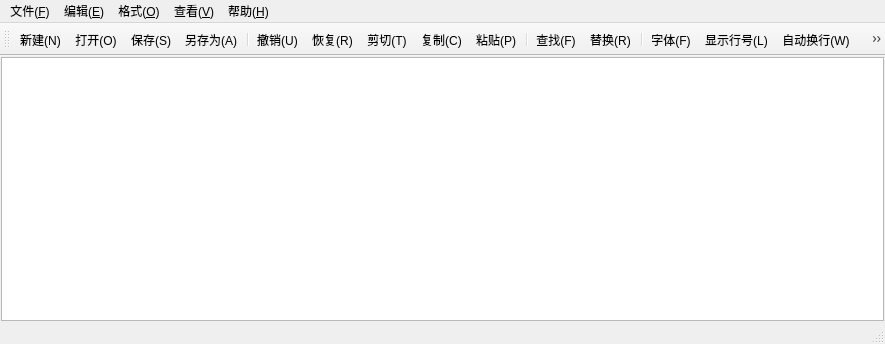
<?xml version="1.0" encoding="UTF-8"?>
<ui version="4.0">
 <class>MainWindow</class>
 <widget class="QMainWindow" name="MainWindow">
  <property name="geometry">
   <rect>
    <x>0</x>
    <y>0</y>
    <width>885</width>
    <height>344</height>
   </rect>
  </property>
  <property name="windowTitle">
   <string>MainWindow</string>
  </property>
  <widget class="QWidget" name="centralwidget">
   <layout class="QVBoxLayout" name="verticalLayout">
    <property name="spacing">
     <number>0</number>
    </property>
    <property name="leftMargin">
     <number>1</number>
    </property>
    <property name="topMargin">
     <number>1</number>
    </property>
    <property name="rightMargin">
     <number>1</number>
    </property>
    <property name="bottomMargin">
     <number>1</number>
    </property>
    <item>
     <widget class="CodeEditor" name="textEdit"/>
    </item>
   </layout>
  </widget>
  <widget class="QMenuBar" name="menubar">
   <property name="geometry">
    <rect>
     <x>0</x>
     <y>0</y>
     <width>885</width>
     <height>25</height>
    </rect>
   </property>
   <widget class="QMenu" name="menu">
    <property name="title">
     <string>文件(&amp;F)</string>
    </property>
    <addaction name="actNew"/>
    <addaction name="actOpen"/>
    <addaction name="actSave"/>
    <addaction name="actSaveAs"/>
    <addaction name="separator"/>
    <addaction name="actExit"/>
   </widget>
   <widget class="QMenu" name="menu_E">
    <property name="title">
     <string>编辑(&amp;E)</string>
    </property>
    <addaction name="actUndo"/>
    <addaction name="actRedo"/>
    <addaction name="actCut"/>
    <addaction name="actCopy"/>
    <addaction name="actPaste"/>
    <addaction name="actFind"/>
    <addaction name="actReplace"/>
    <addaction name="separator"/>
    <addaction name="actSelectAll"/>
   </widget>
   <widget class="QMenu" name="menu_O">
    <property name="title">
     <string>格式(&amp;O)</string>
    </property>
    <addaction name="actFont"/>
    <addaction name="actLine"/>
    <addaction name="actWrap"/>
    <addaction name="actionFontColor"/>
    <addaction name="separator"/>
    <addaction name="actFontBackgroundcolor"/>
    <addaction name="actEditorBackgroundColor"/>
   </widget>
   <widget class="QMenu" name="menu_V">
    <property name="title">
     <string>查看(&amp;V)</string>
    </property>
    <addaction name="actToolBar"/>
    <addaction name="actStatusBar"/>
    <addaction name="actSelectAll"/>
   </widget>
   <widget class="QMenu" name="menu_H">
    <property name="title">
     <string>帮助(&amp;H)</string>
    </property>
    <addaction name="actAbout"/>
   </widget>
   <addaction name="menu"/>
   <addaction name="menu_E"/>
   <addaction name="menu_O"/>
   <addaction name="menu_V"/>
   <addaction name="menu_H"/>
  </widget>
  <widget class="QStatusBar" name="statusbar"/>
  <widget class="QToolBar" name="toolBar">
   <property name="windowTitle">
    <string>toolBar</string>
   </property>
   <attribute name="toolBarArea">
    <enum>TopToolBarArea</enum>
   </attribute>
   <attribute name="toolBarBreak">
    <bool>false</bool>
   </attribute>
   <addaction name="actNew"/>
   <addaction name="actOpen"/>
   <addaction name="actSave"/>
   <addaction name="actSaveAs"/>
   <addaction name="separator"/>
   <addaction name="actUndo"/>
   <addaction name="actRedo"/>
   <addaction name="actCut"/>
   <addaction name="actCopy"/>
   <addaction name="actPaste"/>
   <addaction name="separator"/>
   <addaction name="actFind"/>
   <addaction name="actReplace"/>
   <addaction name="separator"/>
   <addaction name="actFont"/>
   <addaction name="actLine"/>
   <addaction name="actWrap"/>
   <addaction name="separator"/>
   <addaction name="actToolBar"/>
   <addaction name="actStatusBar"/>
  </widget>
  <action name="actNew">
   <property name="icon">
    <iconset resource="res.qrc">
     <normaloff>:/image/3.png</normaloff>:/image/3.png</iconset>
   </property>
   <property name="text">
    <string>新建(&amp;N)</string>
   </property>
   <property name="shortcut">
    <string>Ctrl+N</string>
   </property>
   <property name="menuRole">
    <enum>QAction::MenuRole::NoRole</enum>
   </property>
  </action>
  <action name="actOpen">
   <property name="icon">
    <iconset resource="res.qrc">
     <normaloff>:/image/4.png</normaloff>:/image/4.png</iconset>
   </property>
   <property name="text">
    <string>打开(&amp;O)</string>
   </property>
   <property name="shortcut">
    <string>Ctrl+O</string>
   </property>
   <property name="menuRole">
    <enum>QAction::MenuRole::NoRole</enum>
   </property>
  </action>
  <action name="actSave">
   <property name="icon">
    <iconset resource="res.qrc">
     <normaloff>:/image/5.png</normaloff>:/image/5.png</iconset>
   </property>
   <property name="text">
    <string>保存(&amp;S)</string>
   </property>
   <property name="shortcut">
    <string>Ctrl+S</string>
   </property>
   <property name="menuRole">
    <enum>QAction::MenuRole::NoRole</enum>
   </property>
  </action>
  <action name="actSaveAs">
   <property name="icon">
    <iconset resource="res.qrc">
     <normaloff>:/image/6.png</normaloff>:/image/6.png</iconset>
   </property>
   <property name="text">
    <string>另存为(&amp;A)</string>
   </property>
   <property name="menuRole">
    <enum>QAction::MenuRole::NoRole</enum>
   </property>
  </action>
  <action name="actExit">
   <property name="text">
    <string>退出(&amp;X)</string>
   </property>
   <property name="menuRole">
    <enum>QAction::MenuRole::NoRole</enum>
   </property>
  </action>
  <action name="actUndo">
   <property name="icon">
    <iconset resource="res.qrc">
     <normaloff>:/image/8.png</normaloff>:/image/8.png</iconset>
   </property>
   <property name="text">
    <string>撤销(&amp;U)</string>
   </property>
   <property name="shortcut">
    <string>Ctrl+Z</string>
   </property>
   <property name="menuRole">
    <enum>QAction::MenuRole::NoRole</enum>
   </property>
  </action>
  <action name="actCut">
   <property name="icon">
    <iconset resource="res.qrc">
     <normaloff>:/image/9.png</normaloff>:/image/9.png</iconset>
   </property>
   <property name="text">
    <string>剪切(&amp;T)</string>
   </property>
   <property name="shortcut">
    <string>Ctrl+X</string>
   </property>
   <property name="menuRole">
    <enum>QAction::MenuRole::NoRole</enum>
   </property>
  </action>
  <action name="actCopy">
   <property name="icon">
    <iconset resource="res.qrc">
     <normaloff>:/image/13.png</normaloff>:/image/13.png</iconset>
   </property>
   <property name="text">
    <string>复制(&amp;C)</string>
   </property>
   <property name="shortcut">
    <string>Ctrl+C</string>
   </property>
   <property name="menuRole">
    <enum>QAction::MenuRole::NoRole</enum>
   </property>
  </action>
  <action name="actPaste">
   <property name="icon">
    <iconset resource="res.qrc">
     <normaloff>:/image/10.png</normaloff>:/image/10.png</iconset>
   </property>
   <property name="text">
    <string>粘贴(&amp;P)</string>
   </property>
   <property name="shortcut">
    <string>Ctrl+V</string>
   </property>
   <property name="menuRole">
    <enum>QAction::MenuRole::NoRole</enum>
   </property>
  </action>
  <action name="actFind">
   <property name="icon">
    <iconset resource="res.qrc">
     <normaloff>:/image/11.png</normaloff>:/image/11.png</iconset>
   </property>
   <property name="text">
    <string>查找(&amp;F)</string>
   </property>
   <property name="shortcut">
    <string>Ctrl+F</string>
   </property>
   <property name="menuRole">
    <enum>QAction::MenuRole::NoRole</enum>
   </property>
  </action>
  <action name="actReplace">
   <property name="icon">
    <iconset resource="res.qrc">
     <normaloff>:/image/15.png</normaloff>:/image/15.png</iconset>
   </property>
   <property name="text">
    <string>替换(&amp;R)</string>
   </property>
   <property name="menuRole">
    <enum>QAction::MenuRole::NoRole</enum>
   </property>
  </action>
  <action name="actFont">
   <property name="icon">
    <iconset resource="res.qrc">
     <normaloff>:/image/12.png</normaloff>:/image/12.png</iconset>
   </property>
   <property name="text">
    <string>字体(&amp;F)</string>
   </property>
   <property name="menuRole">
    <enum>QAction::MenuRole::NoRole</enum>
   </property>
  </action>
  <action name="actWrap">
   <property name="checkable">
    <bool>true</bool>
   </property>
   <property name="icon">
    <iconset resource="res.qrc">
     <normaloff>:/image/16.png</normaloff>:/image/16.png</iconset>
   </property>
   <property name="text">
    <string>自动换行(&amp;W)</string>
   </property>
   <property name="menuRole">
    <enum>QAction::MenuRole::NoRole</enum>
   </property>
  </action>
  <action name="actToolBar">
   <property name="checkable">
    <bool>true</bool>
   </property>
   <property name="icon">
    <iconset resource="res.qrc">
     <normaloff>:/image/18.png</normaloff>:/image/18.png</iconset>
   </property>
   <property name="text">
    <string>工具栏(&amp;T)</string>
   </property>
   <property name="menuRole">
    <enum>QAction::MenuRole::NoRole</enum>
   </property>
  </action>
  <action name="actStatusBar">
   <property name="checkable">
    <bool>true</bool>
   </property>
   <property name="icon">
    <iconset resource="res.qrc">
     <normaloff>:/image/19.png</normaloff>:/image/19.png</iconset>
   </property>
   <property name="text">
    <string>状态栏(&amp;S)</string>
   </property>
   <property name="menuRole">
    <enum>QAction::MenuRole::NoRole</enum>
   </property>
  </action>
  <action name="actRedo">
   <property name="icon">
    <iconset resource="res.qrc">
     <normaloff>:/image/14.png</normaloff>:/image/14.png</iconset>
   </property>
   <property name="text">
    <string>恢复(&amp;R)</string>
   </property>
   <property name="shortcut">
    <string>Ctrl+Shift+Z</string>
   </property>
   <property name="menuRole">
    <enum>QAction::MenuRole::NoRole</enum>
   </property>
  </action>
  <action name="actSelectAll">
   <property name="text">
    <string>全选(&amp;A)</string>
   </property>
   <property name="shortcut">
    <string>Ctrl+A</string>
   </property>
   <property name="menuRole">
    <enum>QAction::MenuRole::NoRole</enum>
   </property>
  </action>
  <action name="actLine">
   <property name="icon">
    <iconset resource="res.qrc">
     <normaloff>:/image/17.png</normaloff>:/image/17.png</iconset>
   </property>
   <property name="text">
    <string>显示行号(&amp;L)</string>
   </property>
   <property name="shortcut">
    <string>Ctrl+L</string>
   </property>
   <property name="menuRole">
    <enum>QAction::MenuRole::NoRole</enum>
   </property>
  </action>
  <action name="actAbout">
   <property name="text">
    <string>关于(&amp;A)</string>
   </property>
   <property name="menuRole">
    <enum>QAction::MenuRole::NoRole</enum>
   </property>
  </action>
  <action name="actionFontColor">
   <property name="text">
    <string>字体颜色</string>
   </property>
   <property name="menuRole">
    <enum>QAction::MenuRole::NoRole</enum>
   </property>
  </action>
  <action name="actFontBackgroundcolor">
   <property name="text">
    <string>字体背景颜色</string>
   </property>
   <property name="menuRole">
    <enum>QAction::MenuRole::NoRole</enum>
   </property>
  </action>
  <action name="actEditorBackgroundColor">
   <property name="text">
    <string>编辑器背景颜色</string>
   </property>
   <property name="menuRole">
    <enum>QAction::MenuRole::NoRole</enum>
   </property>
  </action>
 </widget>
 <customwidgets>
  <customwidget>
   <class>CodeEditor</class>
   <extends>QPlainTextEdit</extends>
   <header location="global">codeedit.h</header>
  </customwidget>
 </customwidgets>
 <resources>
  <include location="res.qrc"/>
 </resources>
 <connections/>
</ui>
